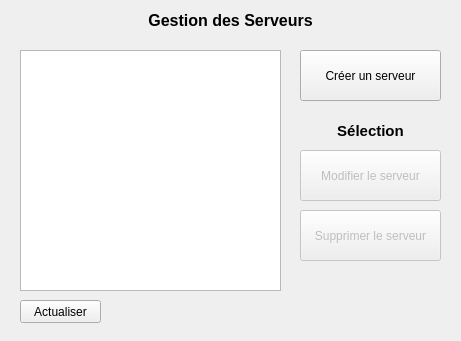
<?xml version="1.0" encoding="UTF-8"?>
<ui version="4.0">
 <class>GestionServeurs</class>
 <widget class="QDialog" name="GestionServeurs">
  <property name="geometry">
   <rect>
    <x>0</x>
    <y>0</y>
    <width>461</width>
    <height>341</height>
   </rect>
  </property>
  <property name="minimumSize">
   <size>
    <width>461</width>
    <height>341</height>
   </size>
  </property>
  <property name="maximumSize">
   <size>
    <width>461</width>
    <height>341</height>
   </size>
  </property>
  <property name="windowTitle">
   <string>Gestionnaire de Mots de passe - Gestion des serveurs</string>
  </property>
  <widget class="QLabel" name="titrePage">
   <property name="geometry">
    <rect>
     <x>20</x>
     <y>10</y>
     <width>421</width>
     <height>21</height>
    </rect>
   </property>
   <property name="font">
    <font>
     <pointsize>12</pointsize>
     <weight>75</weight>
     <bold>true</bold>
    </font>
   </property>
   <property name="text">
    <string>Gestion des Serveurs</string>
   </property>
   <property name="alignment">
    <set>Qt::AlignCenter</set>
   </property>
  </widget>
  <widget class="QStackedWidget" name="stackedWidget">
   <property name="geometry">
    <rect>
     <x>10</x>
     <y>40</y>
     <width>441</width>
     <height>291</height>
    </rect>
   </property>
   <property name="currentIndex">
    <number>0</number>
   </property>
   <widget class="QWidget" name="page1">
    <widget class="QPushButton" name="supprimer">
     <property name="enabled">
      <bool>false</bool>
     </property>
     <property name="geometry">
      <rect>
       <x>290</x>
       <y>170</y>
       <width>141</width>
       <height>51</height>
      </rect>
     </property>
     <property name="text">
      <string>Supprimer le serveur</string>
     </property>
    </widget>
    <widget class="QListWidget" name="listeServeurs">
     <property name="geometry">
      <rect>
       <x>10</x>
       <y>10</y>
       <width>261</width>
       <height>241</height>
      </rect>
     </property>
    </widget>
    <widget class="QLabel" name="titreSelection">
     <property name="geometry">
      <rect>
       <x>290</x>
       <y>80</y>
       <width>141</width>
       <height>21</height>
      </rect>
     </property>
     <property name="font">
      <font>
       <pointsize>11</pointsize>
       <weight>75</weight>
       <bold>true</bold>
       <underline>false</underline>
      </font>
     </property>
     <property name="text">
      <string>Sélection</string>
     </property>
     <property name="alignment">
      <set>Qt::AlignCenter</set>
     </property>
    </widget>
    <widget class="QPushButton" name="creer">
     <property name="geometry">
      <rect>
       <x>290</x>
       <y>10</y>
       <width>141</width>
       <height>51</height>
      </rect>
     </property>
     <property name="text">
      <string>Créer un serveur</string>
     </property>
    </widget>
    <widget class="QPushButton" name="modifier">
     <property name="enabled">
      <bool>false</bool>
     </property>
     <property name="geometry">
      <rect>
       <x>290</x>
       <y>110</y>
       <width>141</width>
       <height>51</height>
      </rect>
     </property>
     <property name="text">
      <string>Modifier le serveur</string>
     </property>
    </widget>
    <widget class="QPushButton" name="actualiser">
     <property name="geometry">
      <rect>
       <x>10</x>
       <y>260</y>
       <width>81</width>
       <height>23</height>
      </rect>
     </property>
     <property name="text">
      <string>Actualiser</string>
     </property>
    </widget>
   </widget>
   <widget class="QWidget" name="page2">
    <widget class="QPushButton" name="annulerServeur">
     <property name="geometry">
      <rect>
       <x>310</x>
       <y>90</y>
       <width>75</width>
       <height>23</height>
      </rect>
     </property>
     <property name="text">
      <string>Annuler</string>
     </property>
    </widget>
    <widget class="QLineEdit" name="hote">
     <property name="geometry">
      <rect>
       <x>130</x>
       <y>90</y>
       <width>113</width>
       <height>20</height>
      </rect>
     </property>
    </widget>
    <widget class="QPushButton" name="validerServeur">
     <property name="geometry">
      <rect>
       <x>310</x>
       <y>60</y>
       <width>75</width>
       <height>23</height>
      </rect>
     </property>
     <property name="text">
      <string>Valider</string>
     </property>
    </widget>
    <widget class="QLabel" name="labelNom">
     <property name="geometry">
      <rect>
       <x>30</x>
       <y>60</y>
       <width>71</width>
       <height>16</height>
      </rect>
     </property>
     <property name="text">
      <string>Nom complet :</string>
     </property>
    </widget>
    <widget class="QLabel" name="titreCreerModifier">
     <property name="geometry">
      <rect>
       <x>10</x>
       <y>10</y>
       <width>221</width>
       <height>21</height>
      </rect>
     </property>
     <property name="font">
      <font>
       <pointsize>11</pointsize>
       <weight>75</weight>
       <bold>true</bold>
      </font>
     </property>
     <property name="text">
      <string>Créer|Modifier un serveur</string>
     </property>
    </widget>
    <widget class="QLineEdit" name="nom">
     <property name="geometry">
      <rect>
       <x>130</x>
       <y>60</y>
       <width>113</width>
       <height>20</height>
      </rect>
     </property>
    </widget>
    <widget class="QLabel" name="labelHote">
     <property name="geometry">
      <rect>
       <x>30</x>
       <y>90</y>
       <width>71</width>
       <height>16</height>
      </rect>
     </property>
     <property name="text">
      <string>Hôte serveur :</string>
     </property>
    </widget>
   </widget>
  </widget>
 </widget>
 <tabstops>
  <tabstop>creer</tabstop>
  <tabstop>listeServeurs</tabstop>
  <tabstop>actualiser</tabstop>
  <tabstop>modifier</tabstop>
  <tabstop>supprimer</tabstop>
  <tabstop>nom</tabstop>
  <tabstop>hote</tabstop>
  <tabstop>validerServeur</tabstop>
  <tabstop>annulerServeur</tabstop>
 </tabstops>
 <resources/>
 <connections/>
</ui>
